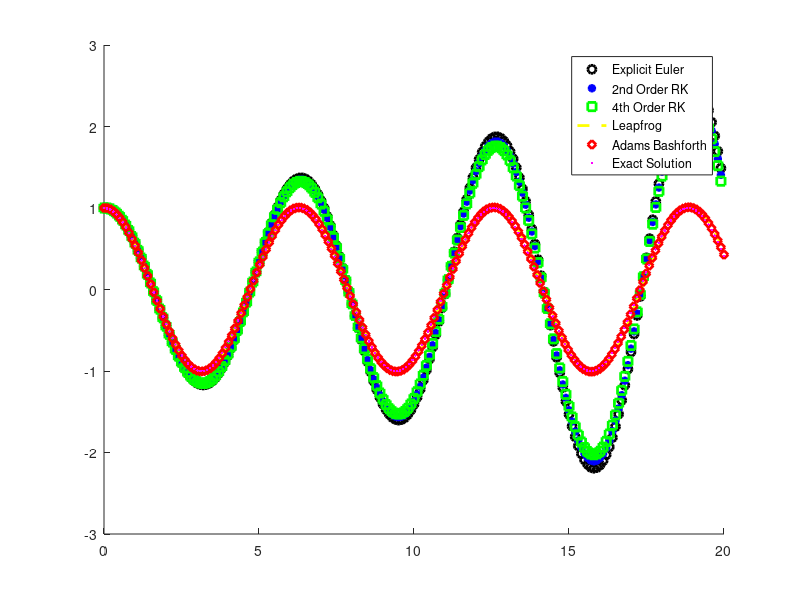

Write MATLAB code to recreate this figure.
%%Explicit Euler Solution y=exp(i*t)
clc
clearvars
y0=1;
t0=0;
h=0.1;
t_max=20;
t=t0;
y=y0;
z=complex(0,1);
for i=2:t_max/h
    t(i)=t(i-1)+h;
    f=y(i-1)*z;
    y(i)=y(i-1)+h*f;
end
hold on
plot(t,y,'ko','LineWidth',2)


%% 2nd order Runge Kutta h=0.1

clc
clearvars
y0=1;
t0=0;
h=0.1;
t_max=20;
t=t0;
y=y0;
z=complex(0,1);
for i=2:t_max/h
    t(i)=t(i-1)+h;
    f=y(i-1)*z;
    k1=h*f;
    ynew=y(i-1)+k1*h/2;
    f2=ynew*z;
    k2=h*f2;
    y(i)=y(i-1)+(k1+k2)/2;
end

plot(t,y,'b*','LineWidth',2)

%% 4th order Runge Kutta h=0.1

clc
clearvars
y0=1;
t0=0;
h=0.1;
t_max=20;
t=t0;
y=y0;
z=complex(0,1);
for i=2:t_max/h
    t(i)=t(i-1)+h;
    f=y(i-1)*z;
    k1=h*f;
    ynew=y(i-1)+k1*h/2;
    f2=ynew*z;
    k2=h*f2;
    ynew=y(i-1)+k2*h/2;
    f3=ynew*z;
    k3=h*f3;
    ynew=y(i-1)+k1*h;
    f4=ynew*z;
    k4=h*f4;
    y(i)=y(i-1)+(k1+2*k2+2*k3+k4)/6;
end

plot(t,y,'gs','LineWidth',2)

%% Leapfrog

clc
clearvars
y0=1;
t0=0;
h=0.1;
t_max=20;
t=t0;
z=complex(0,1);
y=y0;
y(2)=y0+h*(y(1)*z);
for i=2:t_max/h-1
    t(i)=t(i-1)+h;
    y(i+1)=y(i-1)+2*h*(y(i)*z);
end

plot(linspace(0,20,200),real(y),'--y','LineWidth',2)

%% Adams Bashforth Method

clc
clearvars
y0=1;
t0=0;
h=0.1;
t_max=20;
t=t0;
y=y0;
z=complex(0,1);
f=y(1)*z;
y(2)=y(1)+h*f;
for i=3:t_max/h
    f2=y(i-1)*z;
    f1=y(i-2)*z;
    y(i)=y(i-1)+1.5*h*f2-0.5*h*f1;
end

plot(linspace(0,20,200),y,'rd','LineWidth',2)
t=linspace(0,20,200);
y_act=exp(z*t);
plot(t,y_act,'m.','LineWidth',2)
legend('Explicit Euler','2nd Order RK','4th Order RK','Leapfrog','Adams Bashforth','Exact Solution')
saveas(gcf,'Q3.jpg')